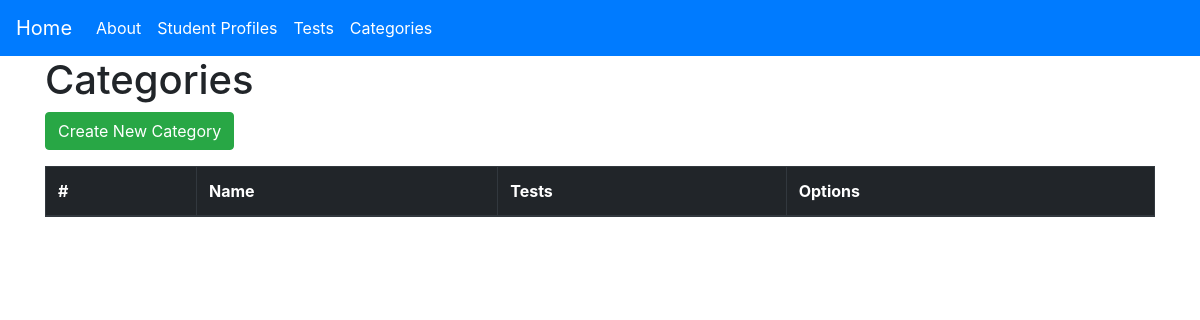
The page /categories/ on the database as committed earlier.
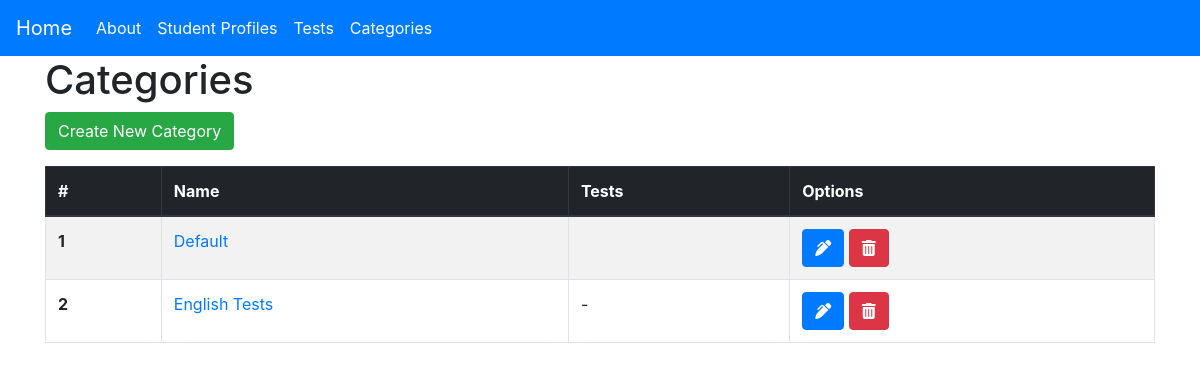
The same page on the database as committed later.
### category/models.py (models this page shows, shortened)
class Category(models.Model):
    category_name = models.CharField(max_length=100)
    taking_category_test_bool = models.BooleanField(default=False)

### tests/models.py (models this page shows, shortened)
class Test(models.Model):
    test_name = models.CharField(max_length=100)
    test_directions = models.TextField(null=True)
    test_status_new = models.ManyToManyField(StudentProfile, related_name='test_status_new')
    test_status_good = models.ManyToManyField(StudentProfile, related_name='test_status_good', blank=True)
    test_status_repeat = models.ManyToManyField(StudentProfile, related_name='test_status_repeat', blank=True)
    test_repeat_due = models.IntegerField(default=6)
    test_status_due = models.ManyToManyField(StudentProfile, related_name='test_status_due', blank=True)
    test_order = models.IntegerField(default=0)
    supporting_material = models.CharField(max_length=500, null=True, blank=True)
    category = models.ForeignKey(Category, on_delete=models.CASCADE)

### category/views.py (the view)
# urls.py: path('categories/', views.categories, name='categories'),
def categories(request):
    if request.method == 'POST':
        form = CreateCategoryForm(request.POST)
        u_form = UpdateCategoryForm(request.POST)
        if form.is_valid():
            form.save()
        if u_form.is_valid():
            pass
    else:
        form = CreateCategoryForm()
        u_form = UpdateCategoryForm()
    context = {
        'title': 'Categories',
        'form': form,
        'u_form': u_form,
        'tests': Test.objects.all(),
        'categories': Category.objects.all(),
    }
    return render(request, 'main/categories.html', context=context)

### main/templates/main/categories.html (shortened to what this page needs)
{% extends 'main/base.html' %}
{% load crispy_forms_tags %}
{% load tags %}
{% block content %}
<h1>Categories</h1>
<button type="button" class="btn btn-success mb-3" data-toggle="modal" data-target="#createTestModal">
    Create New Category
</button>
<table id="testsTable" class="table table-striped table-bordered">
    <thead class="thead-dark">
        <tr>
            <th scope="col">#</th>
            <th scope="col">Name</th>
            <th scope="col">Tests</th>
            <th scope="col">Options</th>
        </tr>
    </thead>
    <tbody>
        {% for category in categories %}
            <tr>
                <th scope="row">{{forloop.counter}}</th>
                <td>
                    <a href="{% url 'category' category.id %}">
                        {{category.category_name}}
                    </a>
                </td>
                <td>
                    {% for test in tests %}
                        {% if test.category == category %}
                            {{test.name}} -
                        {% endif %}
                    {% endfor %}
                </td>
                <td>
                    <button title="Update Test" type="button" class="btn btn-primary" data-toggle="modal" data-target="#updateCategoryModal{{forloop.counter}}">
                        <i class="fas fa-pen-alt"></i>
                    </button>
                    <button title="Delete Category" type="button" class="btn btn-danger" data-toggle="modal" data-target="#deleteCategoryModal{{forloop.counter}}">
                        <i class="fas fa-trash-alt"></i>
                    </button>
                </td>
            </tr>
        {% endfor %}
    </tbody>
</table>
{% endblock content %}

### main/templates/main/base.html (shortened to what this page needs)
<!DOCTYPE html>
<html lang="en">
<head>
    <link rel="stylesheet" href="https://maxcdn.bootstrapcdn.com/bootstrap/4.0.0/css/bootstrap.min.css">
</head>
<body>
<nav class="navbar navbar-expand-lg navbar-dark bg-primary pb-2">
    <a class="navbar-brand" href="{% url 'home' %}">Home</a>
    <div class="collapse navbar-collapse" id="navbarNav">
    <ul class="navbar-nav">
        <li class="nav-item active">
            <a class="nav-link" href="{% url 'about' %}">About <span class="sr-only">(current)</span></a>
        </li>
        <li class="nav-item active">
            <a class="nav-link" href="{% url 'manage-profile' %}">Student Profiles <span class="sr-only">(current)</span></a>
        </li>
        <li class="nav-item active">
            <a class="nav-link" href="{% url 'tests' %}">Tests <span class="sr-only">(current)</span></a>
        </li>
        <li class="nav-item active">
            <a class="nav-link" href="{% url 'categories' %}">Categories <span class="sr-only">(current)</span></a>
        </li>
    </ul>
    </div>
</nav>
<div class="container">
    {% block content %}
    {% endblock content %}
</div>
</body>
</html>

Rows that differ between the two databases and show on the page:
added Category: category_name "Default"
added Category: category_name "English Tests"
